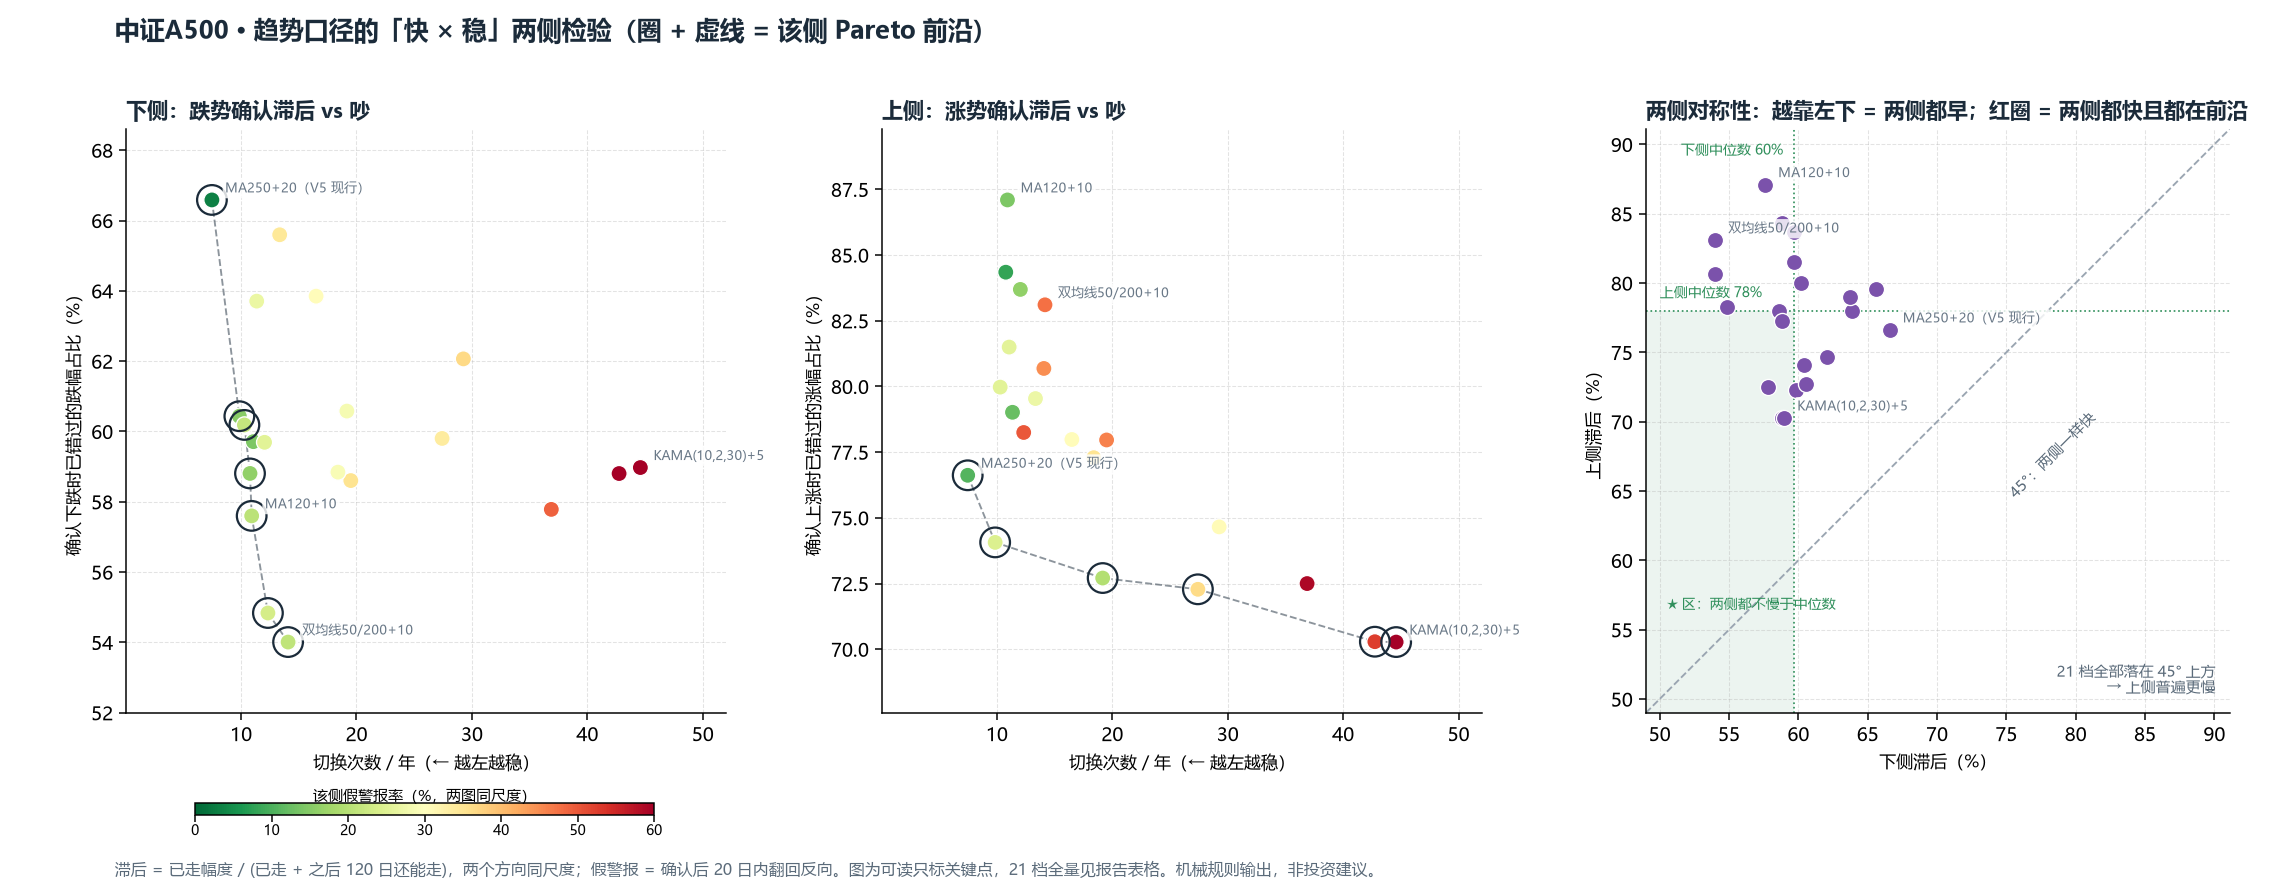

Reproduce this figure in Python.
# -*- coding: utf-8 -*-
"""中证A500 专项：趋势口径在**上涨侧和下跌侧**都快不快、稳不稳，以及现在的趋势是什么。

## 为什么两边都要看

只看「下跌确认得早不早」会漏掉一半：趋势判断有两个方向，而两类错误的代价不同 ——
下跌侧慢了要挨阴跌，上涨侧慢了要错过整段主升。所以这里对每次状态切换同时记两侧：

- **确认滞后（归一化）**：`已走幅度 / (已走幅度 + 之后 120 日还能走的幅度)`。
  0% = 在起点/顶点当场确认，100% = 整段行情都错过。两个方向同尺度，可直接比较。
- **假警报率**：确认下跌后 20 个交易日内又回到「上涨趋势」的比例（下侧）；
  确认上涨后 20 个交易日内又回到「下跌趋势」的比例（上侧）。
- **切换/年**：一年改几次主意 —— 两个方向共用这个「吵」的度量。

## 三个输出

1. 每档口径的「下侧滞后 / 上侧滞后 / 两侧假警报 / 切换」以及套 V5 档位后的效果；
2. 两张 Pareto 图（下侧、上侧各一张）+ 一张**对称性散点**（上侧滞后 vs 下侧滞后，
   45° 线之上 = 上慢下快，之下 = 上快下慢）；
3. 当下读数 + **「距翻多还差多少」**（价格离各口径的翻多阈值多远）。

样本说明：`023299` 2025-03-27 才成立，之前是 `000051`（沪深300 联接）桥接。
当前 MA250 只回看 250 个交易日（约 2025-10 起），**全部落在真实段内**，所以「现在是什么趋势」
不受桥接影响；但 2010-2026 的长历史统计里前 15 年是沪深300 的形状。

产物（本目录）：`_a500_trend.md` / `_a500_trend.png`。机械规则输出，非投资建议。
"""
import io
import os
import sys

import numpy as np
import pandas as pd

try:
    sys.stdout.reconfigure(encoding="utf-8")  # type: ignore[attr-defined]
except Exception:  # noqa: BLE001
    pass

_HERE = os.path.dirname(os.path.abspath(__file__))
_V5 = os.path.dirname(_HERE)
sys.path.insert(0, _V5)

import trend_gate as tg  # noqa: E402

tg.VOL_USE = False       # 本脚本只研究「趋势口径」，关掉波动层以隔离变量

OUT_MD = os.path.join(_HERE, "_a500_trend.md")
OUT_PNG = os.path.join(_HERE, "_a500_trend.png")

LEG = "a500"
WARM = 300               # 统一统计窗口起点（让 KAMA / HMA 也稳定下来）
FWD = 120                # 确认之后看多少交易日
WHIP_N = 20              # 「假警报」窗口

Q1, Q2, Q3, Q4 = tg.QUADS
LEVEL_KINDS = ("ma", "donchian", "dual_ma", "kama", "hull")

# (标签, 参数, 族, 说明)
SPECS = [
    ("MA250+20（V5 现行）", dict(KIND="ma", MA_WIN=250, SLOPE_N=20), "均线", "最钝的基准"),
    ("MA150+10", dict(KIND="ma", MA_WIN=150, SLOPE_N=10), "均线", ""),
    ("MA120+20", dict(KIND="ma", MA_WIN=120, SLOPE_N=20), "均线", ""),
    ("MA120+10", dict(KIND="ma", MA_WIN=120, SLOPE_N=10), "均线", ""),
    ("MA120+5", dict(KIND="ma", MA_WIN=120, SLOPE_N=5), "均线", ""),
    ("MA100+10", dict(KIND="ma", MA_WIN=100, SLOPE_N=10), "均线", ""),
    ("MA60+10", dict(KIND="ma", MA_WIN=60, SLOPE_N=10), "均线", ""),
    ("MA50+5", dict(KIND="ma", MA_WIN=50, SLOPE_N=5), "均线", ""),
    ("MA120+10 缓冲1%", dict(KIND="ma", MA_WIN=120, SLOPE_N=10, BUF=0.01), "缓冲带", "跌破 1% 才算破"),
    ("MA120+10 缓冲3%", dict(KIND="ma", MA_WIN=120, SLOPE_N=10, BUF=0.03), "缓冲带", "跌破 3% 才算破"),
    ("双均线50/200+10", dict(KIND="dual_ma", FAST_WIN=50, SLOW_WIN=200, SLOPE_N=10), "双均线", ""),
    ("双均线50/150+10", dict(KIND="dual_ma", FAST_WIN=50, SLOW_WIN=150, SLOPE_N=10), "双均线", ""),
    ("双均线100/200+10", dict(KIND="dual_ma", FAST_WIN=100, SLOW_WIN=200, SLOPE_N=10), "双均线", ""),
    ("KAMA(10,2,30)+10", dict(KIND="kama", KAMA_N=10, KAMA_FAST=2, KAMA_SLOW=30, SLOPE_N=10),
     "自适应", "效率比率调节速度"),
    ("KAMA(10,2,30)+5", dict(KIND="kama", KAMA_N=10, KAMA_FAST=2, KAMA_SLOW=30, SLOPE_N=5),
     "自适应", ""),
    ("HMA100+5", dict(KIND="hull", HULL_N=100, SLOPE_N=5), "低滞后", "加权压低滞后"),
    ("HMA150+10", dict(KIND="hull", HULL_N=150, SLOPE_N=10), "低滞后", ""),
    ("唐奇安中轨55+10", dict(KIND="donchian", DON_N=55, SLOPE_N=10), "结构法", ""),
    ("唐奇安中轨20+5", dict(KIND="donchian", DON_N=20, SLOPE_N=5), "结构法", ""),
    ("MACD(50,200)+5", dict(KIND="macd", FAST_WIN=50, SLOW_WIN=200, SLOPE_N=5), "交易信号", ""),
    ("动量6月+20", dict(KIND="momentum", MOM_N=126, SLOPE_N=20), "动量", ""),
]


def _med(x):
    x = [v for v in x if v is not None and np.isfinite(v)]
    return float(np.median(x)) if x else None


def _lag(moved, remain):
    """归一化滞后：已走 / (已走 + 剩余)。moved/remain 都用正数（幅度）。"""
    tot = moved + max(remain, 0.0)
    return moved / tot if tot > 1e-12 else 1.0


def metrics(px, kw, start_idx=WARM):
    """单腿口径：下侧 / 上侧的滞后与假警报 + 切换频率 + 套档位后的效果。"""
    sm = tg.state_machine(px, LEG, GATE_ALL=True, **kw)
    c = px.to_numpy(dtype=float)
    quad = sm["quad"].to_numpy(dtype=object)
    dd = sm["dd_hi"].to_numpy(dtype=float)
    ready = sm["ready"].to_numpy(dtype=bool)
    lo = pd.Series(c).rolling(tg.REF_HI, min_periods=1).min().to_numpy()

    down_lag, down_conf, down_after = [], [], []
    up_lag, up_conf, up_after = [], [], []
    whip_dn = whip_dn_n = whip_up = whip_up_n = 0
    segs = []
    n_sw = 0
    last_change = start_idx
    t = start_idx
    while t < len(c):
        if ready[t] and t > start_idx and quad[t] != quad[t - 1]:
            segs.append(t - last_change)
            last_change = t
            n_sw += 1
            fwd = c[t:min(len(c), t + 1 + FWD)]
            tail = quad[t:min(len(c), t + 1 + WHIP_N)]
            if quad[t] == Q4:
                moved = abs(float(dd[t]))
                remain = -(float(np.min(fwd)) / c[t] - 1.0)      # 正数 = 还能跌
                down_lag.append(_lag(moved, remain))
                down_conf.append(moved)
                down_after.append(-remain)
                whip_dn_n += 1
                whip_dn += Q1 in tail
            elif quad[t] == Q1:
                moved = c[t] / lo[t] - 1.0
                remain = float(np.max(fwd)) / c[t] - 1.0         # 正数 = 还能涨
                up_lag.append(_lag(moved, remain))
                up_conf.append(moved)
                up_after.append(remain)
                whip_up_n += 1
                whip_up += Q4 in tail
        t += 1
    segs.append(len(c) - last_change)

    years = (px.index[-1] - px.index[start_idx]).days / 365.25
    sub = px.iloc[start_idx:]
    st = sm["state"].iloc[start_idx:]
    fee = tg.fee_of(LEG)
    a = tg.perf(tg.run_leg(st, sub, fee))
    b = tg.perf(tg.run_leg(pd.Series(1.0, index=sub.index), sub, fee))

    p = tg.params(**kw)
    buf = float(p["BUF"])
    kind = p["KIND"]
    ma_last = float(sm["ma"].iloc[-1])
    close_last = float(sm["close"].iloc[-1])
    above = bool(sm["above"].iloc[-1])
    slope_up = bool(sm["slope"].iloc[-1] > 0)
    f_gt_s = None
    # 「位置」与「距翻多还差」必须按口径说人话：均线类说「线上/线下 + 还要涨多少」；
    # 读数类（DIF / 动量）没有「涨多少就翻多」这回事，只能说「等哪个条件」。
    if kind in LEVEL_KINDS:
        pos_txt = "线上" if above else "线下"
        if above and slope_up:
            need, need_txt = 0.0, "已翻多"
        elif not above:
            need = ma_last * (1.0 - buf) / close_last - 1.0      # 需要涨多少才回到线上
            need_txt = f"+{need:.1%}"
            if kind == "dual_ma":
                slow = px.rolling(int(p["SLOW_WIN"]), min_periods=int(p["SLOW_WIN"])).mean()
                f_gt_s = bool(ma_last >= float(slow.iloc[-1]))
                if not f_gt_s:
                    need_txt += (f"，且 MA{int(p['FAST_WIN'])} 上穿 "
                                 f"MA{int(p['SLOW_WIN'])}")
        else:                                                    # 已在线上，只差斜率
            need, need_txt = None, ("等快线斜率转正" if kind == "dual_ma" else "等斜率转正")
    elif kind == "macd":
        pos_txt = f"DIF {ma_last:+.3f}"
        need, need_txt = None, ("等 DIF 上穿零轴" if ma_last <= 0 else "等 DIF 上穿 DEA")
    else:                                                        # momentum
        pos_txt = f"动量 {ma_last:+.1%}"
        need, need_txt = None, ("等动量转正" if ma_last <= 0 else "等动量上行")
    return dict(
        down=dict(lag=_med(down_lag), conf=_med(down_conf), after=_med(down_after),
                  whip=(whip_dn / whip_dn_n if whip_dn_n else None), n=whip_dn_n),
        up=dict(lag=_med(up_lag), conf=_med(up_conf), after=_med(up_after),
                whip=(whip_up / whip_up_n if whip_up_n else None), n=whip_up_n),
        switch_pa=n_sw / years, hold_med=_med(segs),
        ann=a["ann"], mdd=a["mdd"], sharpe=a["sharpe"], expo=tg.exposure(st),
        ann_hold=b["ann"], mdd_hold=b["mdd"],
        current=dict(kind=kind, quad=str(sm["quad"].iloc[-1]), state=float(sm["state"].iloc[-1]),
                     target=(None if not np.isfinite(sm["target"].iloc[-1])
                             else float(sm["target"].iloc[-1])),
                     ma=ma_last, close=close_last, slope=float(sm["slope"].iloc[-1]),
                     above=above, slope_up=slope_up, below_days=int(sm["below_days"].iloc[-1]),
                     need=need, need_txt=need_txt, pos_txt=pos_txt, f_gt_s=f_gt_s, buf=buf),
    )


def pareto(rows, side):
    """在「切换/年 小」×「滞后 小」上找非支配点（两侧各算一次）。"""
    keep = []
    for i, a in enumerate(rows):
        la, sa = a[side]["lag"], a["switch_pa"]
        if la is None or sa is None:
            continue
        dominated = False
        for j, b in enumerate(rows):
            lb, sb = b[side]["lag"], b["switch_pa"]
            if i == j or lb is None:
                continue
            if sb <= sa and lb <= la and (sb < sa or lb < la):
                dominated = True
                break
        if not dominated:
            keep.append(a["name"])
    return keep


def _median_lag(rows, side):
    """该侧滞后的中位数（「快的一半」的分界线）。"""
    xs = sorted(r[side]["lag"] for r in rows if r[side]["lag"] is not None)
    return xs[len(xs) // 2] if xs else None


def _level_txt(x):
    return tg.LEVEL_TXT.get(round(x, 6), f"{x:.0%}")


def main():
    px = tg.load(LEG)
    cand = px.index[min(WARM, len(px) - 2)]
    rows = []
    for name, kw, fam, note in SPECS:
        m = metrics(px, kw)
        rows.append(dict(name=name, fam=fam, note=note, **m))
    fd, fu = pareto(rows, "down"), pareto(rows, "up")
    # 前沿的端点必然包含「切换最少」的那个（切换少了不可能被支配），那是构造性非支配，
    # 不代表「又快」。所以 ★ 再加一条：两侧滞后都不慢于该侧中位数。
    med_dn, med_up = _median_lag(rows, "down"), _median_lag(rows, "up")
    raw_both = [r["name"] for r in rows if r["name"] in fd and r["name"] in fu]
    both = [r["name"] for r in rows if r["name"] in raw_both
            and r["down"]["lag"] <= med_dn and r["up"]["lag"] <= med_up]
    cur = rows[0]["current"]
    dates = px.index[-1].date()
    by = {r["name"]: r for r in rows}
    cur_r = by["MA250+20（V5 现行）"]

    L = [
        "# 中证A500 · 趋势口径的「两侧」扫描（上涨侧 + 下跌侧）+ 当下读数",
        "",
        f"> 序列 = {tg.vdata.price_desc_plain()}；"
        f"统计窗口 {cand.date()} ~ {dates}（统一跳过前 {WARM} 个交易日）。",
        ("> `SH000510` 自 2005 年起就是同一序列，没有桥接段，全窗口可比。"),
        "",
        "## 1. 两侧怎么量（同尺度）",
        "",
        "- **确认滞后 = 已走 / (已走 + 之后 120 日还能走)**。0% = 在顶点/起点当场确认，"
        "100% = 整段都错过。下跌侧用「距 250 日高点的回撤」，上涨侧用「距 250 日低点的涨幅」，"
        "归一化后两个方向可比。",
        f"- **假警报率**：下侧 = 确认下跌后 {WHIP_N} 日内又回「上涨趋势」；"
        f"上侧 = 确认上涨后 {WHIP_N} 日内又回「下跌趋势」。",
        "- **切换/年**：一年改几次主意（两侧共用）—— 越低越稳。",
        "",
        "## 2. 扫描结果（按下侧滞后从小到大）",
        "",
        "| 口径 | 族 | 下侧滞后 | 下侧已跌 | 下侧假警 | 上侧滞后 | 上侧已涨 | 上侧假警 | 切换/年 | "
        "年化 | 回撤 | 夏普 | 恒持年化 |",
        "|---|---|---:|---:|---:|---:|---:|---:|---:|---:|---:|---:|---:|",
    ]
    for r in sorted(rows, key=lambda z: (z["down"]["lag"] if z["down"]["lag"] is not None else 9)):
        mark = " ★" if r["name"] in both else (" ☆" if (r["name"] in fd or r["name"] in fu) else "")
        dw = "—" if r["down"]["whip"] is None else f"{r['down']['whip']:.0%}"
        uw = "—" if r["up"]["whip"] is None else f"{r['up']['whip']:.0%}"
        L.append(
            f"| {r['name']}{mark} | {r['fam']} | {r['down']['lag']:.0%} | "
            f"{tg.fmt_pct(r['down']['conf'])} | {dw} | {r['up']['lag']:.0%} | "
            f"{tg.fmt_pct(r['up']['conf'])} | {uw} | {r['switch_pa']:.1f} | "
            f"{tg.fmt_pct(r['ann'])} | {tg.fmt_pct(r['mdd'])} | {r['sharpe']:.2f} | "
            f"{tg.fmt_pct(r['ann_hold'])} |")
    L += [
        "",
        f"> ★ = 两侧都在 Pareto 前沿**且**两侧滞后都不慢于该侧中位数（下侧 ≤ {med_dn:.0%}、"
        f"上侧 ≤ {med_up:.0%}）＝真正的「又快又稳」。☆ = 至少一侧在前沿、另一侧偏慢 —— "
        f"含「切换最少」的构造性端点（切换 {min(r['switch_pa'] for r in rows):.1f} 次/年 的口径"
        "不可能被别的点支配，但它是两侧都最慢的一档）。无标记 = 能被「更早且不更吵」的口径替代。",
        "",
        f"## 3. 当下读数（{dates}）",
        "",
        f"**A500 复权净值 {cur['close']:.4f}，MA250 = {cur['ma']:.4f}"
        f"（乖离 {cur['close'] / cur['ma'] - 1:+.1%}），年线 20 日斜率 "
        f"{'向上' if cur['slope_up'] else '向下'}，连续在年线下 {cur['below_days']} 个交易日。**",
        "",
        "| 口径 | 族 | 读数位置 | 读数斜率 | 象限 | 若套 V5 档位 | 距翻多还差 |",
        "|---|---|---|---|---|---|---|",
    ]
    votes = {"多": 0, "空": 0, "半": 0}
    votes_up = {"多": 0, "空": 0, "半": 0}
    for r in rows:
        c = r["current"]
        judge = {"上涨趋势": "多", "反弹": "半", "高位回调": "半", "下跌趋势": "空"}[c["quad"]]
        votes[judge] += 1
        votes_up["多" if (c["above"] and c["slope_up"]) else "空"] += 1
        st = c["state"]
        tgt = c["target"]
        move = "" if tgt is None or abs(tgt - st) < 1e-9 else f" → {_level_txt(tgt)}"
        L.append(f"| {r['name']} | {r['fam']} | {c['pos_txt']} | "
                 f"{'↑' if c['slope_up'] else '↓'} | {c['quad']} | "
                 f"{_level_txt(st)}{move} | {c['need_txt']} |")
    n_tot = len(rows)
    L += [
        "",
        f"> **按四象限计票（{n_tot} 个口径）**：看多 {votes['多']} · 看空 {votes['空']} · "
        f"半格 {votes['半']}。**严格按「两个都朝上」的加仓许可计票**：满足 {votes_up['多']} 个、"
        f"不满足 {votes_up['空']} 个。",
        "",
        "## 4. 结论",
        "",
    ]

    best_dn = min(rows, key=lambda r: (r["down"]["lag"], r["switch_pa"]))
    best_up = min(rows, key=lambda r: (r["up"]["lag"], r["switch_pa"]))
    best_ann = max(rows, key=lambda r: r["ann"])
    hold_ann, hold_mdd = rows[0]["ann_hold"], rows[0]["mdd_hold"]
    asym = max(rows, key=lambda r: abs(r["up"]["lag"] - r["down"]["lag"]))
    best_both = max((r for r in rows if r["name"] in both), key=lambda r: r["ann"]) if both else None
    fastest = max(rows, key=lambda r: r["switch_pa"])
    slowest = min(rows, key=lambda r: r["switch_pa"])
    better = [r for r in rows if r["ann"] > hold_ann and abs(r["mdd"]) < abs(hold_mdd)]
    d_ann = (cur_r["ann"] - hold_ann) * 100
    d_mdd = (abs(cur_r["mdd"]) - abs(hold_mdd)) * 100
    dn_pct, up_pct = round(asym["down"]["lag"] * 100), round(asym["up"]["lag"] * 100)
    need_up = (cur["ma"] / cur["close"] - 1.0) * 100
    du = by["双均线50/150+10"]["current"]
    n_up_slower = sum(1 for r in rows if r["up"]["lag"] > r["down"]["lag"])
    dn_rng = (min(r["down"]["lag"] for r in rows), max(r["down"]["lag"] for r in rows))
    up_rng = (min(r["up"]["lag"] for r in rows), max(r["up"]["lag"] for r in rows))
    L += [
        f"1. **两侧都能更快，但快的不是同一批口径。** 下侧最快 {best_dn['name']}"
        f"（滞后 {best_dn['down']['lag']:.0%}，即整段跌势里只错过 "
        f"{best_dn['down']['lag']:.0%}）；上侧最快 {best_up['name']}"
        f"（{best_up['up']['lag']:.0%}）。现行 {cur_r['name']} 是 "
        f"{cur_r['down']['lag']:.0%} / {cur_r['up']['lag']:.0%} —— **上侧比下侧更慢**，"
        "这与「年线滞后约半年」的常识一致，也正是慢口径在宽基上吃亏的地方。"
        f"而且这不是个别参数的问题：{n_up_slower}/{n_tot} 档都是上侧更慢（下侧整个区间 "
        f"{dn_rng[0]:.0%}–{dn_rng[1]:.0%}，上侧 {up_rng[0]:.0%}–{up_rng[1]:.0%}，两组只在边缘相碰）"
        "—— 换口径只能挪动区间，挪不掉这个偏移。**其中有一部分是度量口径带来的**"
        "（上涨起点用「距 250 日低点的涨幅」，A 股低点往往离得比高点更远），"
        "但方向的偏移和实盘体感一致，所以选口径时应当默认「上慢」并主动补偿。",
        f"2. **两侧都在前沿的有 {len(raw_both)} 档（{'、'.join(raw_both) or '（无）'}），"
        f"但其中「两侧都不慢于中位数」的只有 {len(both)} 档：{'、'.join(both) or '（无）'}。** "
        f"差别在于前沿的端点必然是「切换最少」的那个（{slowest['name']}，"
        f"{slowest['switch_pa']:.1f} 次/年）—— 它不可能被支配，但两侧滞后都排在末尾（"
        f"{slowest['down']['lag']:.0%} / {slowest['up']['lag']:.0%}），"
        "所以「落在前沿」≠「又快又稳」。"
        + (f"真正的候选是 {best_both['name']}：两侧滞后 {best_both['down']['lag']:.0%} / "
           f"{best_both['up']['lag']:.0%}、切换 {best_both['switch_pa']:.1f} 次/年、年化 "
           f"{tg.fmt_pct(best_both['ann'])}、回撤 {tg.fmt_pct(best_both['mdd'])}、夏普 "
           f"{best_both['sharpe']:.2f}。" if best_both else ""),
        f"3. **两侧灵敏度天然不对称，最不对称的是 {asym['name']}**：下侧 {dn_pct}% / "
        f"上侧 {up_pct}%（差 {up_pct - dn_pct}pp）。这个差值是选口径时最该看的："
        "A 股上涨时间长、下跌急，「上慢」的成本通常大于「下慢」—— 用只看下侧的表挑参数，"
        "容易挑出「逃顶快、抄底慢」的口径，而那正好是收益最痛的一侧。",
        f"4. **快慢与收益不是单调关系：太吵和太钝都白干，中间那批才两头改善。** 15 年样本恒持 "
        f"{tg.fmt_pct(hold_ann)} / 回撤 {tg.fmt_pct(hold_mdd)}。最吵的 {fastest['name']}"
        f"（{fastest['switch_pa']:.1f} 次/年）年化 {tg.fmt_pct(fastest['ann'])} / 回撤 "
        f"{tg.fmt_pct(fastest['mdd'])}，灵敏度没换来收益；最钝的现行 {cur_r['name']}"
        f"（{cur_r['switch_pa']:.1f} 次/年）{tg.fmt_pct(cur_r['ann'])} / "
        f"{tg.fmt_pct(cur_r['mdd'])} —— 年化比恒持 {d_ann:+.1f}pp、回撤只"
        f"{'改善' if d_mdd < 0 else '恶化'} {abs(d_mdd):.1f}pp，等于白做。年化高于恒持且回撤更浅的"
        f"有 {len(better)}/{n_tot} 档，最好的是 {best_ann['name']}（{tg.fmt_pct(best_ann['ann'])} / "
        f"{tg.fmt_pct(best_ann['mdd'])} / 夏普 {best_ann['sharpe']:.2f}）。**所以宽基上不是「闸门无用」，"
        "而是「慢闸门无用」** —— 与 510300 的证据同向。",
        f"5. **当下的用法（上涨侧）**：A500 现在是「价格在年线下 "
        f"{abs(cur['close'] / cur['ma'] - 1) * 100:.1f}%＋年线仍在上行」，严格满足「线上 + 斜率上行」"
        f"的口径 {votes_up['多']}/{n_tot} 个 —— **没有一档给出加仓许可**，现行口径落到「{cur['quad']}」，"
        f"档位是 {_level_txt(cur['state'])}（已跌破 {cur['below_days']} 日 ≥ "
        f"{tg.REDUCE_DAYS} 日）。翻多要盯两个数：一是价格回到 MA250（{cur['ma']:.4f}）上方，"
        f"约 **+{need_up:.1f}%**；二是回踩时的年线 20 日斜率是否还在零上 —— 仍在零上就直接进"
        "「上涨趋势」（满带），已经掉头就只能算「反弹」（只持有、不加仓）。若改看双均线 50/150，"
        f"条件更晚：价格先要 +{du['need']:.1%} 站上 MA50，且 MA50 还要上穿目前仍在它上方的 MA150。",
        "",
        "> 样本边界：长历史统计前 15 年是沪深300 桥接段；A500 真实净值仅 2018 个交易日左右。"
        "两侧滞后都是**事后**度量（用到未来 120 日），用于比较口径，不能当交易信号。",
        "",
        "> 机械规则输出，非投资建议。",
    ]

    with io.open(OUT_MD, "w", encoding="utf-8", newline="\n") as f:
        f.write("\n".join(L))
    print("报告:", OUT_MD)

    for r in sorted(rows, key=lambda z: (z["down"]["lag"] if z["down"]["lag"] is not None else 9)):
        dw = "  —" if r["down"]["whip"] is None else f"{r['down']['whip']:3.0%}"
        uw = "  —" if r["up"]["whip"] is None else f"{r['up']['whip']:3.0%}"
        mark = " ★" if r["name"] in both else (" ☆" if (r["name"] in fd or r["name"] in fu) else "")
        print(f"  {r['name']:20s} 下 {r['down']['lag']:4.0%}/假{dw} 上 {r['up']['lag']:4.0%}/假{uw} "
              f"切换 {r['switch_pa']:4.1f}/年 · 年化 {tg.fmt_pct(r['ann']):>8s} "
              f"回撤 {tg.fmt_pct(r['mdd']):>8s} 夏普 {r['sharpe']:5.2f}{mark}")
    print(f"  两侧前沿: {both or '无'} | 计票 多 {votes['多']} / 空 {votes['空']} / 半 {votes['半']}")

    figure(rows, fd, fu, both)


def figure(rows, fd, fu, both):
    import matplotlib
    matplotlib.use("Agg")
    import matplotlib.pyplot as plt
    from matplotlib.patches import Rectangle

    plt.rcParams["font.sans-serif"] = ["Microsoft YaHei", "SimHei", "DejaVu Sans"]
    plt.rcParams["axes.unicode_minus"] = False

    pts = [r for r in rows if r["down"]["lag"] is not None and r["up"]["lag"] is not None]
    star = set(both)
    base = "MA250+20（V5 现行）"
    # 只标关键点：★ / 现行基准 / 两侧各自最快 / 最不对称 —— 21 档全标必然糊成一团，全量见报告表格。
    lab = set(star) | {
        base,
        min(rows, key=lambda r: r["down"]["lag"])["name"],
        min(rows, key=lambda r: r["up"]["lag"])["name"],
        max(rows, key=lambda r: abs(r["up"]["lag"] - r["down"]["lag"]))["name"],
    }

    def annotate(ax, pairs):
        """标签防重叠：★ 优先占位；附近已有标签就错开一行（上下交替）并画细引线指回原点。"""
        x0, x1 = ax.get_xlim()
        y0, y1 = ax.get_ylim()
        step = 0.038 * (y1 - y0)                       # 约一行字高的数据当量
        dys = [4, -14, 16, -25, 27]                    # 上下交替，避免两个标签同 y 时叠死
        placed = []
        todo = [(xy, n) for xy, n in pairs if n in lab]
        todo.sort(key=lambda a: a[1] not in star)      # ★ 先放，位置最好
        for (x, y), name in todo:
            k = 0
            while k < len(dys) - 1 and any(
                    abs(x - px) < 0.10 * (x1 - x0) and abs(y + k * step - py) < 0.7 * step
                    for px, py in placed):
                k += 1
            placed.append((x, y + k * step))
            ax.annotate(name, (x, y), textcoords="offset points", xytext=(7, dys[k]),
                        ha="left", fontsize=7.2, zorder=9,
                        color="#1b2b3a" if name in star else "#697887",
                        bbox=dict(boxstyle="round,pad=0.18", fc="white", ec="none", alpha=0.82),
                        arrowprops=(dict(arrowstyle="-", lw=0.45, color="#b8c2cc",
                                         shrinkA=0, shrinkB=2) if k else None))

    fig, axes = plt.subplots(1, 3, figsize=(17.0, 6.6))

    def side(ax, key, title, ylab):
        two = fd if key == "down" else fu
        sc = ax.scatter([r["switch_pa"] for r in pts], [r[key]["lag"] * 100 for r in pts],
                        c=[(r[key]["whip"] or 0) * 100 for r in pts], cmap="RdYlGn_r",
                        s=74, edgecolor="white", lw=0.7, zorder=4, vmin=0, vmax=60)
        for r in pts:
            if r["name"] in two:
                ax.scatter([r["switch_pa"]], [r[key]["lag"] * 100], s=250, facecolors="none",
                           edgecolors="#1b2b3a", lw=1.2, zorder=5)
        annotate(ax, [((r["switch_pa"], r[key]["lag"] * 100), r["name"]) for r in pts])
        fr = sorted([r for r in pts if r["name"] in two], key=lambda r: r["switch_pa"])
        if len(fr) > 1:
            ax.plot([r["switch_pa"] for r in fr], [r[key]["lag"] * 100 for r in fr],
                    color="#1b2b3a", lw=1.0, ls="--", alpha=0.5, zorder=3)
        ax.set_title(title, fontsize=11, color="#1b2b3a", weight="bold", loc="left")
        ax.set_xlabel("切换次数 / 年（← 越左越稳）", fontsize=9)
        ax.set_ylabel(ylab, fontsize=9)
        ax.grid(ls="--", lw=0.55, alpha=0.35)
        for s in ("top", "right"):
            ax.spines[s].set_visible(False)
        ax.margins(x=0.20, y=0.16)
        return sc

    sc1 = side(axes[0], "down", "下侧：跌势确认滞后 vs 吵",
               "确认下跌时已错过的跌幅占比（%）")
    side(axes[1], "up", "上侧：涨势确认滞后 vs 吵",
         "确认上涨时已错过的涨幅占比（%）")
    cax = fig.add_axes([0.085, 0.085, 0.20, 0.014])       # 色条横放在左下，不挤两图的右边距
    cb = fig.colorbar(sc1, cax=cax, orientation="horizontal")
    cb.ax.tick_params(labelsize=7.5, pad=1)
    cb.set_label("该侧假警报率（%，两图同尺度）", fontsize=7.8, labelpad=1)
    cb.ax.xaxis.set_label_position("top")

    ax = axes[2]
    dx = [r["down"]["lag"] * 100 for r in pts]
    uy = [r["up"]["lag"] * 100 for r in pts]
    # 两轴等长 + 等比例：45° 线才是真的 45°，「所有点都在上方」才看得出来
    span_lo = min(min(dx), min(uy)) - 5.0
    span_hi = max(max(dx), max(uy)) + 4.0
    ax.set_xlim(span_lo, span_hi)
    ax.set_ylim(span_lo, span_hi)
    ax.set_aspect("equal", adjustable="box")
    med_dn, med_up = sorted(dx)[len(dx) // 2], sorted(uy)[len(uy) // 2]
    # ★ 区 = 两个滞后都不慢于中位数的那块矩形（左下角），不是两条独立的条带
    ax.add_patch(Rectangle((span_lo, span_lo), med_dn - span_lo, med_up - span_lo,
                           facecolor="#2f8f5b", alpha=0.09, edgecolor="none", zorder=0))
    ax.axvline(med_dn, color="#2f8f5b", lw=0.9, ls=":", zorder=1)
    ax.axhline(med_up, color="#2f8f5b", lw=0.9, ls=":", zorder=1)
    ax.text(med_dn - 0.8, span_hi - 1.0, f"下侧中位数 {med_dn:.0f}%", fontsize=7.6,
            color="#2f8f5b", ha="right", va="top")
    ax.text(span_lo + 1.0, med_up + 1.0, f"上侧中位数 {med_up:.0f}%", fontsize=7.6,
            color="#2f8f5b")
    ax.text(span_lo + 1.5, span_lo + 7.5, "★ 区：两侧都不慢于中位数", fontsize=7.4,
            color="#2f8f5b")
    ax.plot([span_lo, span_hi], [span_lo, span_hi], color="#9aa5b1", lw=1.0, ls="--", zorder=2)
    mid = (span_lo + span_hi) / 2.0
    ax.text(mid + 5.0, mid - 5.0, "45°：两侧一样快", fontsize=7.8, color="#5b6b7a",
            rotation=45, rotation_mode="anchor", ha="left", va="top")
    ax.scatter(dx, uy, s=74, color="#7b52ab", edgecolor="white", lw=0.7, zorder=4)
    for r in pts:
        if r["name"] in star:
            ax.scatter([r["down"]["lag"] * 100], [r["up"]["lag"] * 100], s=250,
                       facecolors="none", edgecolors="#d33", lw=1.4, zorder=5)
    annotate(ax, [((r["down"]["lag"] * 100, r["up"]["lag"] * 100), r["name"]) for r in pts])
    ax.text(span_hi - 1.0, span_lo + 1.2,
            f"{len(pts)} 档全部落在 45° 上方\n→ 上侧普遍更慢",
            fontsize=7.8, color="#5b6b7a", ha="right", va="bottom")
    ax.set_xlabel("下侧滞后（%）", fontsize=9)
    ax.set_ylabel("上侧滞后（%）", fontsize=9)
    ax.set_title("两侧对称性：越靠左下 = 两侧都早；红圈 = 两侧都快且都在前沿", fontsize=11,
                 color="#1b2b3a", weight="bold", loc="left")
    ax.grid(ls="--", lw=0.55, alpha=0.35)
    for s in ("top", "right"):
        ax.spines[s].set_visible(False)

    fig.suptitle("中证A500 · 趋势口径的「快 × 稳」两侧检验（圈 + 虚线 = 该侧 Pareto 前沿）",
                 x=0.05, ha="left", fontsize=13.2, color="#1b2b3a", weight="bold")
    fig.text(0.05, 0.018,
             "滞后 = 已走幅度 / (已走 + 之后 120 日还能走)，两个方向同尺度；假警报 = 确认后 20 日内翻回反向。"
             "图为可读只标关键点，21 档全量见报告表格。机械规则输出，非投资建议。",
             fontsize=8.4, color="#5b6b7a")
    fig.subplots_adjust(left=0.055, right=0.975, top=0.855, bottom=0.20, wspace=0.26)
    fig.savefig(OUT_PNG, dpi=135, facecolor="white")
    plt.close(fig)
    print("图:", OUT_PNG)


if __name__ == "__main__":
    main()
